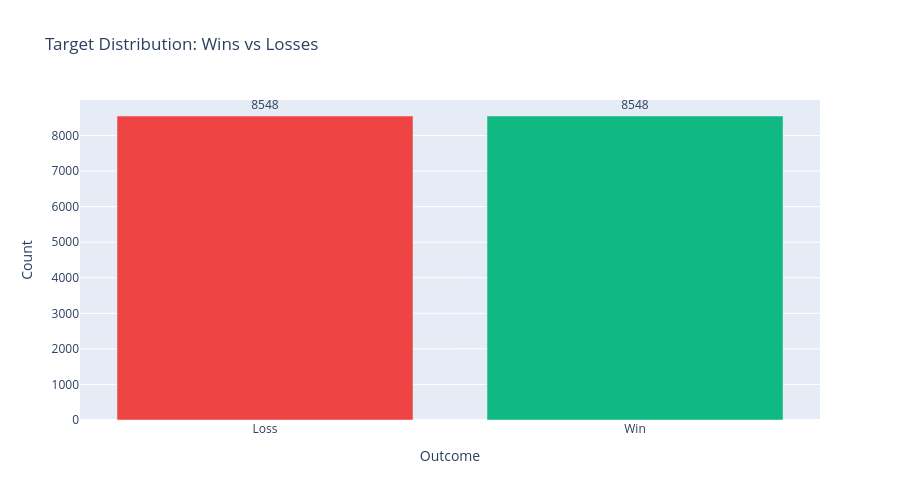
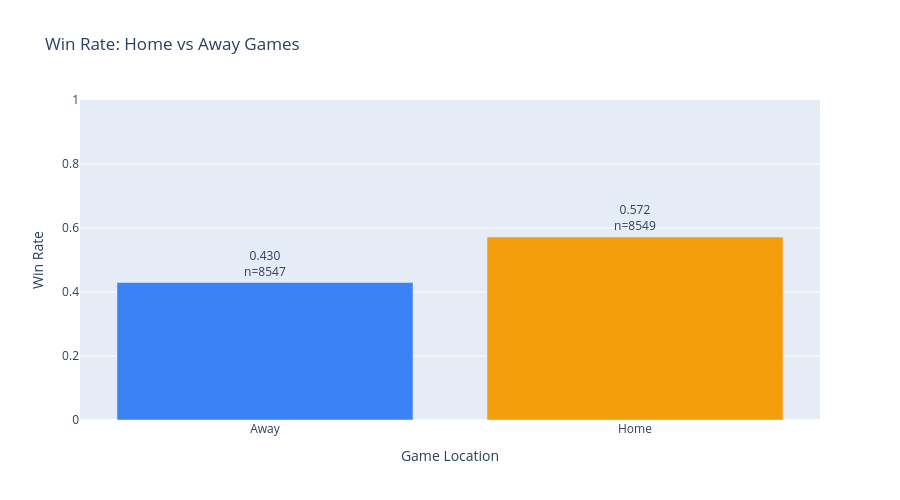
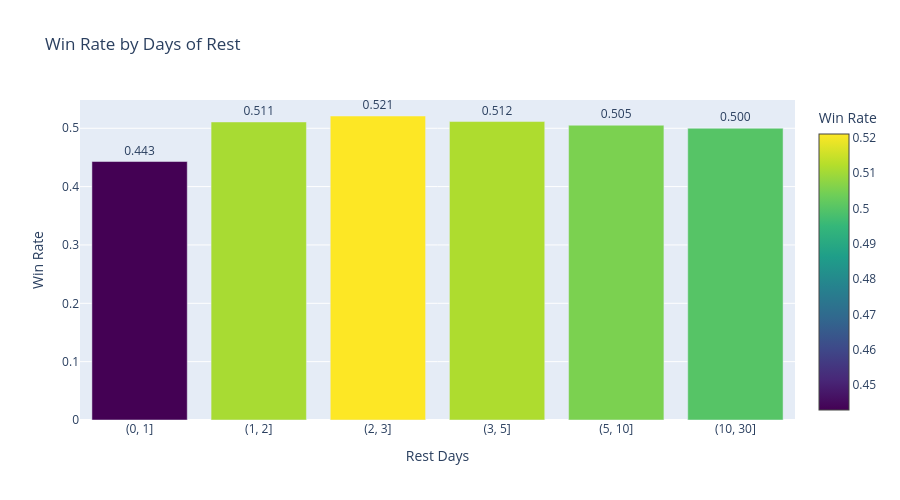

The code cell stored with these charts, in order, in its notebook:
### Code cell
import plotly.express as px
import plotly.graph_objects as go
from plotly.subplots import make_subplots

print("Target Distribution:")
target_counts = df['target'].value_counts().sort_index()
fig = go.Figure(data=[
    go.Bar(
        x=['Loss', 'Win'],
        y=target_counts.values,
        text=target_counts.values,
        textposition='outside',
        marker=dict(color=['#EF4444', '#10B981'])
    )
])
fig.update_layout(
    title='Target Distribution: Wins vs Losses',
    xaxis_title='Outcome',
    yaxis_title='Count',
    height=500,
    showlegend=False
)
fig.show()

print("Home vs Away Performance: ")
home_stats = df.groupby('home')['won'].agg(['mean', 'count']).reset_index()
home_stats['label'] = ['Away', 'Home']

fig = go.Figure(data=[
    go.Bar(
        x=home_stats['label'],
        y=home_stats['mean'],
        text=[f"{v:.3f}<br>n={c}" for v, c in zip(home_stats['mean'], home_stats['count'])],
        textposition='outside',
        marker=dict(color=['#3B82F6', '#F59E0B'])
    )
])
fig.update_layout(
    title='Win Rate: Home vs Away Games',
    xaxis_title='Game Location',
    yaxis_title='Win Rate',
    yaxis=dict(range=[0, 1]),
    height=500,
    showlegend=False
)
fig.show()

print("Win Rate by Rest Days: ")
rest_bins = pd.cut(df['rest_days'], bins=[0, 1, 2, 3, 5, 10, 30])
rest_wins = df.groupby(rest_bins)['won'].agg(['mean', 'count']).reset_index()
rest_wins['rest_days'] = rest_wins['rest_days'].astype(str)

fig = go.Figure(data=[
    go.Bar(
        x=rest_wins['rest_days'],
        y=rest_wins['mean'],
        text=[f"{v:.3f}" for v in rest_wins['mean']],
        textposition='outside',
        marker=dict(
            color=rest_wins['mean'],
            colorscale='Viridis',
            showscale=True,
            colorbar=dict(title="Win Rate")
        )
    )
])
fig.update_layout(
    title='Win Rate by Days of Rest',
    xaxis_title='Rest Days',
    yaxis_title='Win Rate',
    height=500,
    showlegend=False
)
fig.show()

### Figure 1 — Plotly figure (JSON) as saved in the notebook; plotly's stock layout.template omitted (floating-point values rounded to 4 significant figures)
{"data": [{"marker": {"color": ["#EF4444", "#10B981"]}, "text": [8548.0, 8548.0], "textposition": "outside", "type": "bar", "x": ["Loss", "Win"], "y": [8548, 8548]}], "layout": {"height": 500, "showlegend": false, "title": {"text": "Target Distribution: Wins vs Losses"}, "xaxis": {"title": {"text": "Outcome"}}, "yaxis": {"title": {"text": "Count"}}}}

### Figure 2 — Plotly figure (JSON) as saved in the notebook; plotly's stock layout.template omitted (floating-point values rounded to 4 significant figures)
{"data": [{"marker": {"color": ["#3B82F6", "#F59E0B"]}, "text": ["0.430<br>n=8547", "0.572<br>n=8549"], "textposition": "outside", "type": "bar", "x": ["Away", "Home"], "y": [0.4296, 0.5716]}], "layout": {"height": 500, "showlegend": false, "title": {"text": "Win Rate: Home vs Away Games"}, "xaxis": {"title": {"text": "Game Location"}}, "yaxis": {"range": [0, 1], "title": {"text": "Win Rate"}}}}

### Figure 3 — Plotly figure (JSON) as saved in the notebook; plotly's stock layout.template omitted (floating-point values rounded to 4 significant figures)
{"data": [{"marker": {"color": [0.443, 0.5108, 0.521, 0.5115, 0.5052, 0.5], "colorbar": {"title": {"text": "Win Rate"}}, "colorscale": [[0, "#440154"], [0.1111, "#482878"], [0.2222, "#3e4989"], [0.3333, "#31688e"], [0.4444, "#26828e"], [0.5556, "#1f9e89"], [0.6667, "#35b779"], [0.7778, "#6ece58"], [0.8889, "#b5de2b"], [1, "#fde725"]], "showscale": true}, "text": ["0.443", "0.511", "0.521", "0.512", "0.505", "0.500"], "textposition": "outside", "type": "bar", "x": ["(0, 1]", "(1, 2]", "(2, 3]", "(3, 5]", "(5, 10]", "(10, 30]"], "y": [0.443, 0.5108, 0.521, 0.5115, 0.5052, 0.5]}], "layout": {"height": 500, "showlegend": false, "title": {"text": "Win Rate by Days of Rest"}, "xaxis": {"title": {"text": "Rest Days"}}, "yaxis": {"title": {"text": "Win Rate"}}}}
